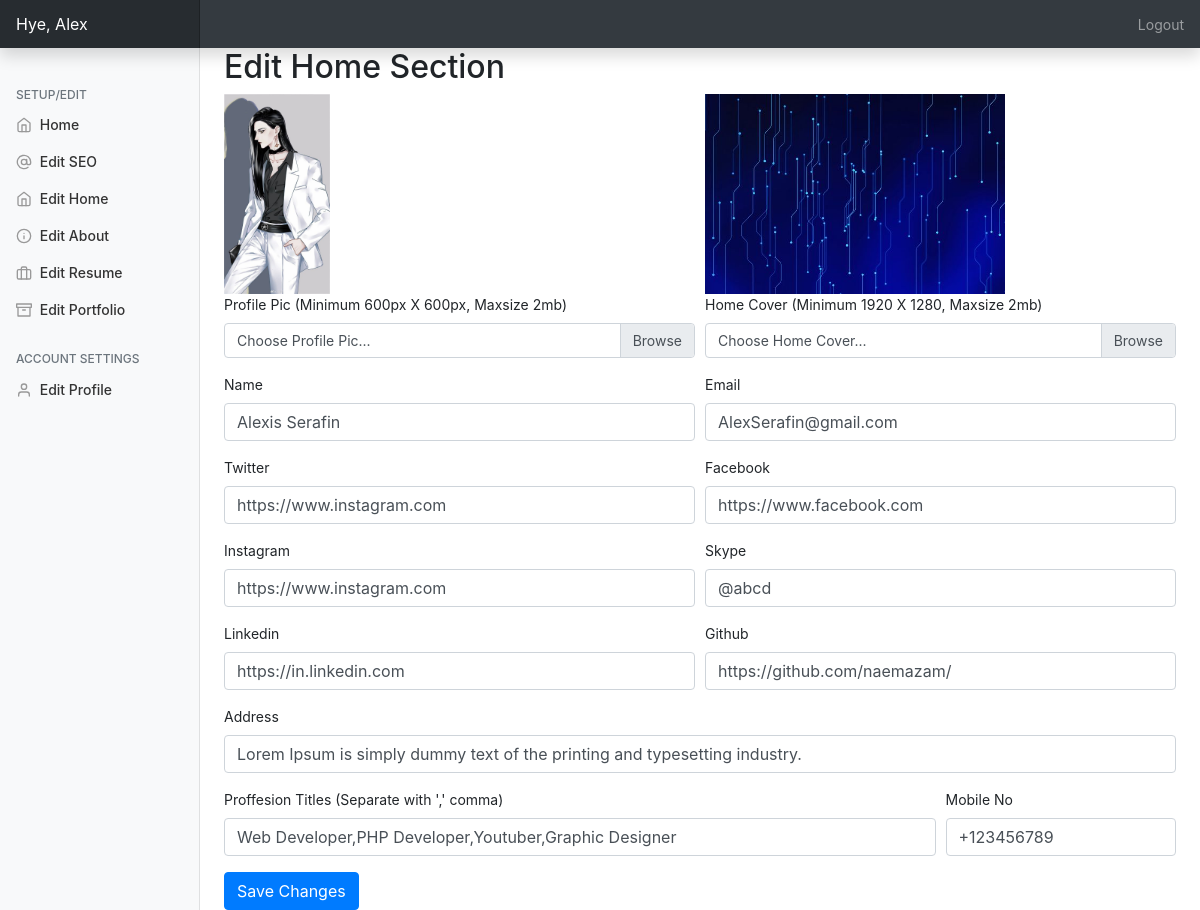
The page /admin/?edithome=true (signed in) on the database its author committed.
### tables this page shows
CREATE TABLE `personal_setup` (
  `id` int(11) NOT NULL,
  `profilepic` varchar(250) NOT NULL,
  `name` varchar(250) NOT NULL,
  `twitter` varchar(200) NOT NULL,
  `facebook` varchar(200) NOT NULL,
  `instagram` varchar(200) NOT NULL,
  `skype` varchar(200) NOT NULL,
  `linkedin` varchar(200) NOT NULL,
  `github` varchar(200) NOT NULL,
  `homewallpaper` varchar(200) NOT NULL,
  `professions` varchar(200) NOT NULL,
  `location` text NOT NULL,
  `mobile` varchar(200) NOT NULL,
  `emailid` varchar(200) NOT NULL
);

### admin/php/home.php (the view, shortened to what this page needs)
<h2>Edit Home Section</h2>
         <form method="post" action="php/uhome.php" enctype="multipart/form-data">
  <div class="form-row">
  <div class="form-group col-md-6">
  <img src="../assets/img/<?=$data['profilepic']?>" class="oo img-fluid"><br>
  <label>Profile Pic (Minimum 600px X 600px, Maxsize 2mb)</label>
  <div class="custom-file">
    <label class="custom-file-label" for="profilepic">Choose Profile Pic...</label>
  </div></div>
  <div class="form-group col-md-6">
  <img src="../assets/img/<?=$data['homewallpaper']?>" class="oo img-fluid">
  <label>Home Cover (Minimum 1920 X 1280, Maxsize 2mb)</label>
  <div class="custom-file">
    <label class="custom-file-label" for="profilepic">Choose Home Cover...</label>
  </div></div>
   <div class="form-group col-md-6">
      <label for="name">Name</label>
      <input type="name" name="name" value="<?=$data['name']?>" class="form-control" id="name" placeholder="Mohan Goswami">
    </div>
    <div class="form-group col-md-6">
      <label for="email">Email</label>
      <input type="email" name="email" value="<?=$data['emailid']?>" class="form-control" id="email" placeholder="workwithmohan@gmail.com">
    </div>
    <div class="form-group col-md-6">
      <label for="twitter">Twitter</label>
      <input type="text" class="form-control" value="<?=$data['twitter']?>" name="twitter" id="twitter" placeholder="https://twitter.com/MohanGo94273231">
    </div>
    <div class="form-group col-md-6">
      <label for="facebook">Facebook</label>
      <input type="text" class="form-control" value="<?=$data['facebook']?>" name="facebook" id="facebook" placeholder="https://facebook.com/MohanGo94273231">
    </div>
    <div class="form-group col-md-6">
      <label for="instagram">Instagram</label>
      <input type="text" class="form-control" value="<?=$data['instagram']?>" name="instagram" id="instagram" placeholder="https://instagram.com/MohanGo94273231">
    </div>
    <div class="form-group col-md-6">
      <label for="skype">Skype</label>
      <input type="text" value="<?=$data['skype']?>" class="form-control" name="skype" id="skype" placeholder="@monu250">
    </div>
    <div class="form-group col-md-6">
      <label for="linkedin">Linkedin</label>
      <input type="text" class="form-control" value="<?=$data['linkedin']?>" name="linkedin" id="linkedin" placeholder="https://linkedin.com/MohanGo94273231">
    </div>
    <div class="form-group col-md-6">
      <label for="github">Github</label>
      <input type="text" class="form-control"  value="<?=$data['github']?>" name="github" id="github" placeholder="https://github.com/MohanGo94273231">
    </div>
  </div>
  <div class="form-group">
    <label for="address">Address</label>
    <input type="text" name="address" value="<?=$data['location']?>" class="form-control" id="address" placeholder="C-537 Mahavir Enclave Part-3, New Delhi 110059">
  </div>
  <div class="form-row">
  <div class="form-group col-md-9">
    <label for="profession">Proffesion Titles (Separate with ',' comma)</label>
    <input type="text" class="form-control" name="profession" value="<?=$data['professions']?>" id="profession" placeholder="Web Developer,PHP Developer,Graphic Designer">
  </div>
  <div class="form-group col-md-3">
    <label for="mobile">Mobile No</label>
    <input type="text" class="form-control" value="<?=$data['mobile']?>" name="mobile" id="mobile" placeholder="+917838403916">
  </div>
             </div>
  <input type="submit" name="save" class="btn btn-primary" value="Save Changes">
</form>

### admin/css/dashboard.css (style rules this page uses)
body { font-size: .875rem; }

### admin/index.php (style rules this page uses)
.oo { height: 200px; }

### rows shown on the page
personal_setup: profilepic (picture), homewallpaper (picture), name "Alexis Serafin", email "AlexSerafin@gmail.com", twitter "https://www.instagram.com", facebook "https://www.facebook.com", instagram "https://www.instagram.com", skype "@abcd", linkedin "https://in.linkedin.com", github "https://github.com/naemazam/", address "Lorem Ipsum is simply dummy text of the printing and typesetting industry.", profession "Web Developer,PHP Developer,Youtuber,Graphic Designer", mobile "+123456789"

### other values the page prints
$_SESSION['username'] "Alex"
